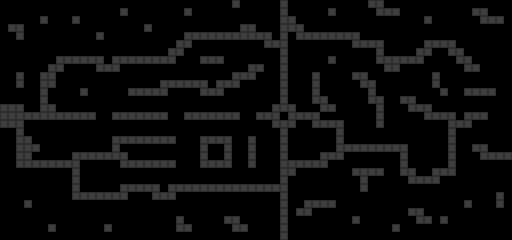

A 2D game scene composited from a Tiled map and its tileset images. What follows is a short description and the map's XML, with every tile layer's data as written:
An orthogonal 64x30 tile map with 8x8 px tiles, 1 tile layer (Tile Layer 1).

<map version="1.5" tiledversion="1.7.2" orientation="orthogonal" renderorder="right-down" width="64" height="30" tilewidth="8" tileheight="8" infinite="0" nextlayerid="2" nextobjectid="1">
 <tileset firstgid="1" source="floorTile.tsx" />
 <layer id="1" name="Tile Layer 1" width="64" height="30">
  <data encoding="csv">
0,0,0,0,0,0,0,0,0,0,0,0,0,0,0,0,0,0,0,0,0,0,0,0,0,0,0,0,0,1,0,0,0,0,0,1,0,0,0,0,0,0,0,0,0,0,1,1,0,0,0,0,0,0,0,0,0,0,0,0,0,0,0,0,
0,0,0,0,0,0,0,0,0,0,0,0,0,0,0,1,0,0,0,0,0,0,0,1,0,0,0,0,0,0,0,0,0,0,0,1,0,0,0,0,0,1,0,0,0,0,0,1,1,1,0,0,0,0,0,0,0,0,0,1,1,0,0,0,
0,0,0,0,0,1,0,0,0,1,0,0,0,0,0,0,0,0,0,0,0,0,0,0,0,0,0,0,0,0,0,0,0,0,0,1,1,0,0,0,0,0,0,0,0,0,0,0,0,0,0,0,0,1,0,0,0,0,0,0,1,1,1,0,
0,1,1,0,0,0,0,0,0,0,0,0,0,0,0,0,0,0,1,0,0,0,0,0,0,0,0,0,0,0,1,1,0,0,0,1,1,1,0,0,0,0,0,0,0,0,0,0,0,0,0,0,0,0,0,0,0,0,0,0,0,0,0,0,
0,0,1,0,0,0,0,0,0,0,0,0,1,0,0,0,0,0,0,0,0,0,0,1,1,1,1,1,1,1,1,1,1,1,0,1,0,1,1,1,1,1,1,1,1,0,0,0,0,0,0,0,0,0,0,0,0,0,0,0,0,0,0,0,
0,0,0,0,0,0,0,0,0,0,0,0,0,0,0,0,0,0,0,0,0,0,1,1,0,0,0,0,0,0,0,0,0,1,1,1,0,0,0,0,0,0,0,0,1,1,1,1,0,0,0,0,0,1,1,1,1,0,0,0,0,0,0,0,
0,0,0,0,0,0,0,0,0,0,0,0,0,0,0,0,0,0,0,0,0,1,1,0,0,0,0,0,0,0,0,0,0,0,0,1,0,0,0,0,0,0,0,0,0,0,0,1,0,0,0,0,1,1,0,0,1,1,0,0,0,0,0,0,
0,0,0,0,0,0,0,1,1,1,1,1,1,0,1,1,1,1,1,1,1,1,0,0,0,1,1,1,0,0,0,0,0,0,0,1,0,0,0,0,0,1,0,0,0,0,0,1,1,1,1,1,1,0,0,0,0,1,1,0,0,0,0,0,
0,0,0,0,0,0,1,1,0,0,0,0,1,1,1,0,0,0,0,0,0,0,0,0,0,0,0,0,0,0,0,1,1,0,0,1,0,0,0,0,0,0,0,0,0,0,0,0,1,1,0,0,0,0,0,0,0,0,1,1,0,0,0,0,
0,0,1,0,0,1,1,0,0,0,0,0,0,0,0,0,0,0,0,0,0,0,0,0,0,0,0,0,0,1,1,1,0,0,0,1,0,0,0,1,0,0,0,0,1,1,0,0,0,0,0,0,0,0,1,0,0,0,0,0,0,0,0,0,
0,0,1,0,0,1,1,0,0,0,0,0,0,0,0,0,0,0,0,0,1,1,1,1,1,1,0,1,1,1,0,0,0,0,0,1,0,0,0,1,0,0,0,0,0,1,1,0,0,0,0,0,0,0,1,0,0,0,0,0,0,0,0,0,
0,0,0,0,0,1,0,0,0,0,1,0,0,0,0,0,1,1,1,1,1,0,0,0,0,1,1,1,0,0,0,0,0,0,0,1,0,0,0,1,0,0,0,0,0,0,1,0,0,0,0,0,0,0,0,1,0,0,1,1,1,1,0,0,
0,0,0,0,0,1,0,0,0,0,0,0,0,0,0,0,0,0,0,0,0,0,0,0,0,0,0,0,0,0,0,0,0,0,0,1,0,0,0,1,1,0,0,0,0,0,1,1,0,0,1,1,0,0,0,0,0,0,0,0,0,0,0,0,
1,1,1,0,0,1,1,0,0,0,0,0,0,0,0,0,0,0,0,0,0,0,0,0,0,0,0,0,0,0,0,0,0,0,1,1,1,0,0,0,1,1,0,0,0,0,0,1,0,0,0,1,1,1,0,0,0,0,0,0,0,0,0,0,
1,1,1,1,1,1,1,1,1,1,1,1,0,0,1,1,1,1,1,1,1,0,0,1,1,1,1,1,1,1,0,0,1,1,1,0,1,1,1,1,0,0,0,0,0,0,0,1,0,0,0,0,0,1,1,1,1,0,1,1,1,0,0,0,
1,1,1,0,0,0,0,0,0,0,0,0,0,0,0,0,0,0,0,0,0,0,0,0,0,0,0,0,0,0,0,0,0,0,1,1,1,0,0,1,1,1,1,0,0,0,0,1,0,0,0,0,0,0,0,0,1,1,1,0,0,0,0,0,
0,0,1,0,0,0,0,0,0,0,0,0,0,0,0,0,0,0,0,0,0,0,0,0,0,0,0,0,0,0,0,0,0,0,0,1,0,0,0,0,0,0,1,0,0,0,0,0,0,0,0,0,0,0,0,0,1,0,0,0,0,0,0,0,
0,0,1,1,0,0,0,0,0,0,0,0,0,0,1,1,1,1,1,1,1,1,0,0,0,1,1,1,1,0,0,1,0,0,0,1,0,0,0,0,0,0,1,0,0,0,0,0,0,0,0,0,0,0,0,0,1,0,0,0,0,0,0,0,
0,0,1,1,1,0,0,0,0,0,0,0,0,0,1,0,0,0,0,0,0,0,0,0,0,1,0,0,1,0,0,1,0,0,0,1,0,0,0,0,0,0,1,1,1,1,1,1,1,1,1,0,0,0,0,0,1,0,0,1,1,0,0,0,
0,0,1,1,0,0,0,0,0,1,1,1,1,1,1,1,0,0,0,0,0,0,0,0,0,1,0,0,1,0,0,1,0,0,0,1,0,0,0,0,1,1,1,0,0,0,0,0,0,0,1,0,0,0,0,0,1,0,0,0,1,1,1,1,
0,0,1,1,1,1,1,1,1,1,0,0,0,0,0,1,1,1,1,1,1,1,0,0,0,1,1,1,1,0,0,1,0,0,0,1,1,1,1,1,1,0,0,0,0,0,0,0,0,0,1,0,0,0,0,0,1,0,0,0,0,0,0,0,
0,0,0,0,0,0,0,0,0,1,0,0,0,0,0,0,0,0,0,0,0,0,0,0,0,0,0,0,0,0,0,0,0,0,0,1,1,0,0,0,0,0,0,0,1,1,1,1,0,0,1,1,0,0,1,1,1,0,0,0,0,0,0,0,
0,0,0,0,0,0,0,0,0,1,0,0,0,0,0,0,0,0,0,0,0,0,0,0,0,0,0,0,0,0,0,0,0,0,0,1,0,0,0,0,0,0,0,0,0,1,0,0,0,0,0,1,1,1,1,0,0,0,0,0,0,0,0,0,
0,0,0,0,0,0,0,0,0,1,0,0,0,0,0,1,1,1,1,1,0,1,1,1,1,1,1,1,1,1,1,1,1,1,1,1,0,0,0,0,0,0,0,0,0,1,0,0,0,0,0,0,0,0,0,0,0,0,0,0,0,0,0,0,
0,0,0,0,0,0,0,0,0,1,1,1,1,1,1,1,0,0,0,1,1,1,0,0,0,0,0,0,0,0,0,0,0,0,0,1,0,0,0,0,0,0,0,0,0,0,0,0,0,0,0,0,0,0,0,0,0,0,0,0,0,0,1,0,
0,0,0,1,0,0,0,0,0,0,0,0,0,0,0,0,0,0,0,0,0,0,0,0,0,0,0,0,0,0,0,0,0,0,0,1,0,0,1,1,1,1,0,0,0,0,0,0,0,0,0,0,0,0,0,0,0,0,1,0,0,0,1,0,
0,0,0,0,0,0,0,0,0,0,0,0,0,0,0,0,0,0,0,0,0,0,0,0,0,0,0,0,0,0,0,0,0,0,0,1,0,1,1,0,0,0,0,0,0,0,0,0,0,0,0,1,1,0,0,0,0,0,0,0,0,0,0,0,
0,0,0,0,0,0,0,0,0,0,0,0,0,0,0,0,0,0,0,0,0,0,1,0,0,0,0,0,1,1,0,0,0,0,0,1,0,0,0,0,0,0,0,0,1,0,0,0,0,0,0,0,1,1,0,1,0,0,0,0,0,0,0,0,
0,0,0,0,0,0,1,0,0,0,0,0,0,1,0,0,0,0,0,0,0,0,1,1,0,0,0,0,0,1,1,0,0,0,0,1,0,0,0,0,0,0,0,0,0,0,0,0,0,1,0,0,0,0,0,0,0,0,0,0,0,0,0,0,
0,0,0,0,0,0,0,0,0,0,0,0,0,0,0,0,0,0,0,0,0,0,0,0,0,0,0,0,0,0,0,0,0,0,0,1,0,0,0,0,0,0,0,0,0,0,0,0,0,0,0,0,0,0,0,0,0,0,0,0,0,0,0,0
</data>
 </layer>
</map>